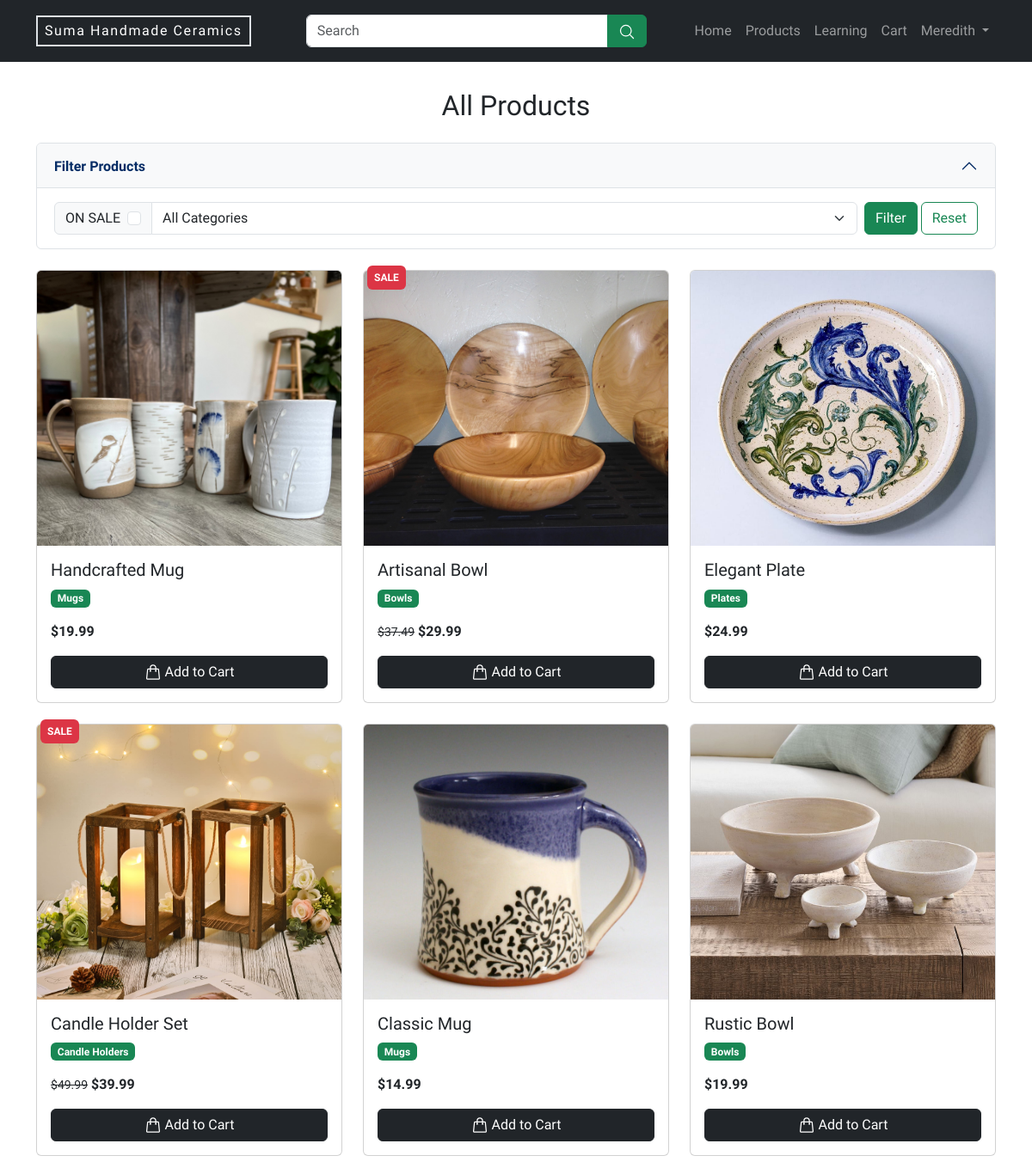
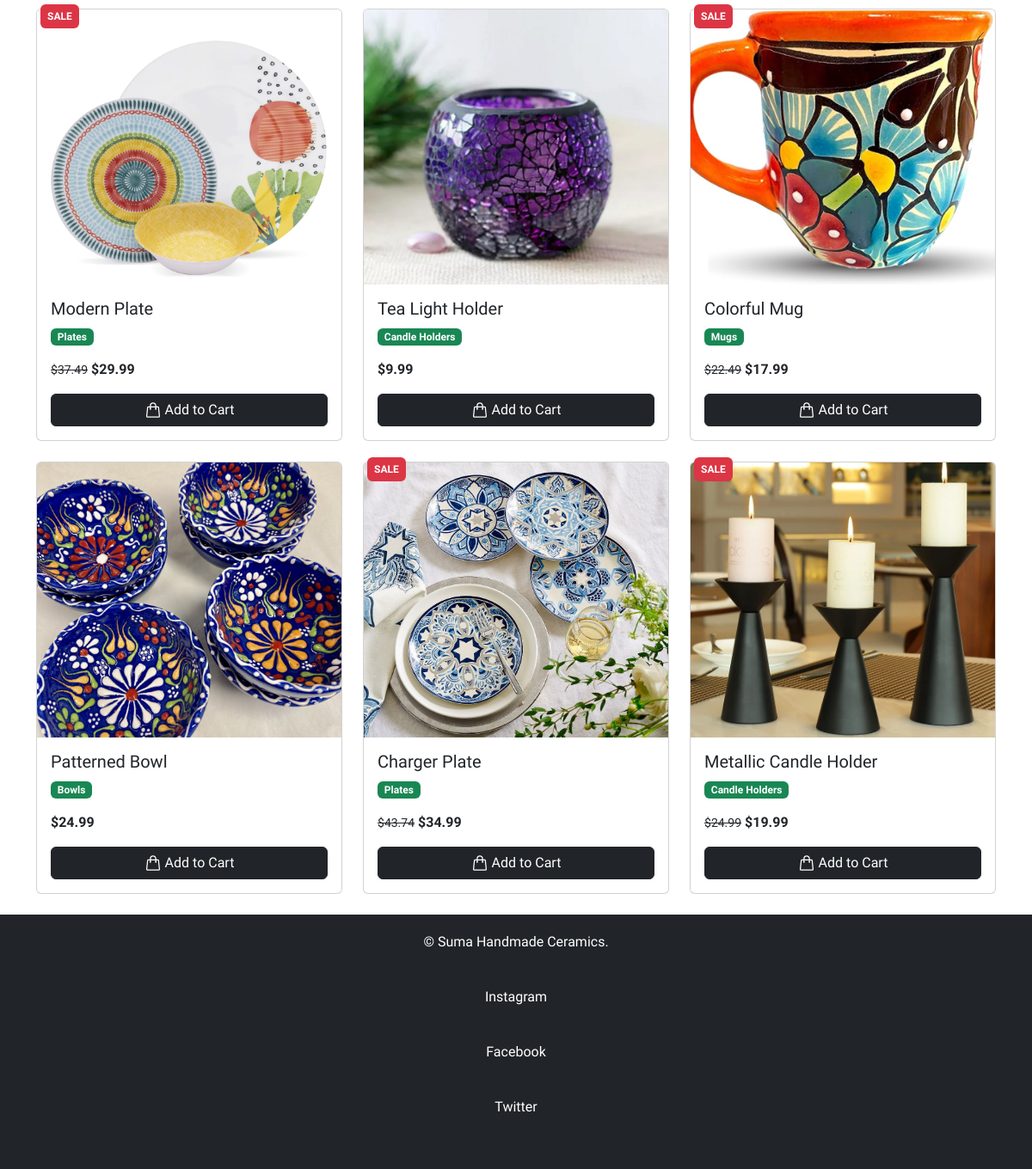
The page /products.php (signed in) on the database its author committed (2 pictures, top to bottom).
### tables this page shows
CREATE TABLE products (
  id INT AUTO_INCREMENT PRIMARY KEY,
  title VARCHAR(255) NOT NULL,
  img_url VARCHAR(255) NOT NULL,
  description text NOT NULL,
  category VARCHAR(50) NOT NULL,
  price VARCHAR(10) NOT NULL,
  on_sale TINYINT(1) NOT NULL
);

### classes/db_conn.php (called while the page is built, shortened)
<?php
class DatabaseConn
{
    private $pdo;
    function __construct()
    {
        $pdo = new PDO("mysql:host=".DATABASE_HOST.";dbname=".DATABASE_NAME, DATABASE_USER, DATABASE_PASSWORD)
        or
        die('Database Error Occured');
        $this->pdo = $pdo;
    }
    function get_db_conn(){
        return $this->pdo;
    }
}
?>

### classes/product.php (called while the page is built, shortened)
<?php
class Product
{
    private $db;
    function __construct(PDO $pdo)
    {
        $this->db = $pdo;
    }
    function get_all_products($search = null, $category = null, $on_sale = null)
    {
        $sql = "SELECT * FROM products
        WHERE ('$search' = '' OR title LIKE '%$search%')
        AND ('$category' = '' OR category = '$category')
        AND ('$on_sale' = '' OR on_sale = 1);";
        $stmt = $this->db->query($sql);
        return $stmt->fetchAll();
    }
}
?>

### includes/card.php (the view, shortened to what this page needs)
<div class="card text-body position-relative">
    <?php if($product[6] == true): ?>
    <span class="badge bg-danger position-absolute top-0 start-0 p-2"
        style="transform: translate(4px, -6px);">SALE</span>
    <?php endif; ?>
    <a href="details.php?pid=<?php echo $product[0]; ?>">
        <img src="<?php echo "images/$product[2]"; ?>"
            class="card-img-top" alt="<?php echo $product[1]; ?>">
    </a>
    <div class="card-body pb-0">
        <h5 class="card-title"><?php echo $product[1]; ?></h5>
        <p class="card-text badge bg-success">
            <?php echo $product[4]; ?>
        </p>
        <p class="card-text">
            <?php if($product[6] == true): ?>
            <del
                class="small">$<?php echo number_format($product[5] + $product[5] * 0.25, 2); ?></del>
            <?php endif; ?>
            <span
                class="fw-bold"><?php echo "$" . $product[5]; ?></span>
        <form method="post" action="cart.php" class="d-inline-block w-100 ">
            <button type="submit" name="add_to_cart" class="btn btn-dark w-100 d-flex align-items-center justify-content-center">
                Add to Cart</button>
        </form>
        </p>
    </div>
</div>

### products.php (shortened to what this page needs)
<?php
include("includes/header.php");
include("classes/db_conn.php");
include("classes/product.php");
$db_conn = new DatabaseConn();
$product = new Product($db_conn->get_db_conn());
$search = isset($_GET['search']) ? $_GET['search'] : null;
$on_sale = isset($_GET['onsale']) ? $_GET['onsale'] : null;
$category = isset($_GET['pcategory']) ? $_GET['pcategory'] : null;
$products = $product->get_all_products($search, $category, $on_sale);
?>
<div class="container mt-5">
   <h2 class="text-center mb-4">All Products</h2>
<div class="mx-auto accordion mb-4" id="accordionExample">
      <div class="accordion-item">
        <h2 class="accordion-header" id="headingOne">
          <button class="accordion-button bg-light fw-bold" type="button" data-bs-toggle="collapse" data-bs-target="#collapseOne" aria-expanded="true" aria-controls="collapseOne">
            Filter Products
          </button>
        </h2>
        <div id="collapseOne" class="accordion-collapse collapse show" aria-labelledby="headingOne" data-bs-parent="#accordionExample">
          <div class="accordion-body">
          <form class="d-flex">
                <div class="input-group">
                    <div class="input-group-text">
                        <span class="me-2">ON SALE</span>
                        <input class="form-check-input mt-0" type="checkbox" value="1" name="onsale"
                        aria-label="Checkbox for following text input">
                    </div>
                    <select class="form-select" id="categorySelect" name="pcategory">
                            <option value="">All Categories</option>
                    </select>
                </div>
                <button type="submit" class="btn btn-success ms-2">Filter</button>
                <a href="products.php" class="btn btn-outline-success ms-1">Reset</a>
            </form>
          </div>
        </div>
      </div>
    </div>
    <div class="row">
        <?php foreach($products as $product){ ?>
            <div class="col-md-4 mb-4">
              <?php include("includes/card.php"); ?>
            </div>
        <?php } ?>
    </div>
</div>
<?php include("includes/footer.php"); ?>

### includes/header.php (style rules this page uses)
:root { --bs-body-font-family: "Libre Franklin", sans-serif; }
body { padding-top: 56px; }
.card img { object-fit: cover; height: 320px !important; }

### rows shown on the page
products: img_url (picture), title "Handcrafted Mug", category "Mugs", price "19.99"
products: on_sale "SALE", img_url (picture), title "Artisanal Bowl", category "Bowls", $product[5] + $product[5] * 0.25 "37.49", price "29.99"
products: img_url (picture), title "Elegant Plate", category "Plates", price "24.99"
products: on_sale "SALE", img_url (picture), title "Candle Holder Set", category "Candle Holders", $product[5] + $product[5] * 0.25 "49.99", price "39.99"
products: img_url (picture), title "Classic Mug", category "Mugs", price "14.99"
products: img_url (picture), title "Rustic Bowl", category "Bowls", price "19.99"
products: on_sale "SALE", img_url (picture), title "Modern Plate", category "Plates", $product[5] + $product[5] * 0.25 "37.49", price "29.99"
products: img_url (picture), title "Tea Light Holder", category "Candle Holders", price "9.99"
products: on_sale "SALE", img_url (picture), title "Colorful Mug", category "Mugs", $product[5] + $product[5] * 0.25 "22.49", price "17.99"
products: img_url (picture), title "Patterned Bowl", category "Bowls", price "24.99"
products: on_sale "SALE", img_url (picture), title "Charger Plate", category "Plates", $product[5] + $product[5] * 0.25 "43.74", price "34.99"
products: on_sale "SALE", img_url (picture), title "Metallic Candle Holder", category "Candle Holders", $product[5] + $product[5] * 0.25 "24.99", price "19.99"

### other values the page prints
$_SESSION['user_data']['first_name'] "Meredith"
